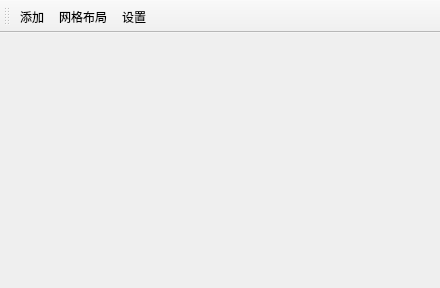
<?xml version="1.0" encoding="UTF-8"?>
<ui version="4.0">
 <class>MainWindow</class>
 <widget class="QMainWindow" name="MainWindow">
  <property name="windowModality">
   <enum>Qt::WindowModal</enum>
  </property>
  <property name="enabled">
   <bool>true</bool>
  </property>
  <property name="geometry">
   <rect>
    <x>0</x>
    <y>0</y>
    <width>440</width>
    <height>288</height>
   </rect>
  </property>
  <property name="windowTitle">
   <string>MainWindow</string>
  </property>
  <widget class="QWidget" name="centralWidget"/>
  <widget class="QToolBar" name="toolBar">
   <property name="windowTitle">
    <string>toolBar</string>
   </property>
   <property name="movable">
    <bool>true</bool>
   </property>
   <attribute name="toolBarArea">
    <enum>TopToolBarArea</enum>
   </attribute>
   <attribute name="toolBarBreak">
    <bool>false</bool>
   </attribute>
   <addaction name="addbar"/>
   <addaction name="action"/>
   <addaction name="setbar"/>
  </widget>
  <action name="addbar">
   <property name="icon">
    <iconset>
     <normalon>:/newPrefix/add.png</normalon>
    </iconset>
   </property>
   <property name="text">
    <string>添加</string>
   </property>
   <property name="toolTip">
    <string>添加文件</string>
   </property>
   <property name="shortcut">
    <string>Ctrl+A</string>
   </property>
  </action>
  <action name="setbar">
   <property name="icon">
    <iconset resource="source/r1.qrc">
     <normaloff>:/newPrefix/upon.png</normaloff>:/newPrefix/upon.png</iconset>
   </property>
   <property name="text">
    <string>设置</string>
   </property>
   <property name="toolTip">
    <string>设置</string>
   </property>
  </action>
  <action name="action">
   <property name="checkable">
    <bool>true</bool>
   </property>
   <property name="icon">
    <iconset resource="source/r1.qrc">
     <normaloff>:/newPrefix/layout.png</normaloff>:/newPrefix/layout.png</iconset>
   </property>
   <property name="text">
    <string>网格布局</string>
   </property>
   <property name="toolTip">
    <string>网格布局</string>
   </property>
  </action>
 </widget>
 <resources>
  <include location="source/r1.qrc"/>
 </resources>
 <connections/>
</ui>
